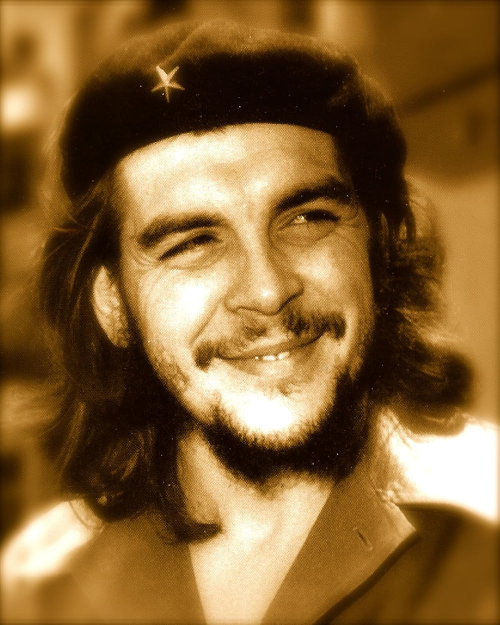
#> input picture Face_recognition/che.jpg, 1000 x 1250 px, found by its file name (shown at 1/2 size)
$ jupyter execute Opencv_basics.ipynb
#> lines starting #> are read from the running program, lines starting #| are printed output that depends on the picture; after the words box and inside, x2 and y2 are one past the last pixel; in counts of white or black regions, pixels touching at a corner belong together
[cell 1]
import cv2
from google.colab import files
from google.colab.patches import cv2_imshow  # Import cv2_imshow for displaying images

# Upload the image
uploaded = files.upload()
#> the answer given: che.jpg

# Load the uploaded image
image_path = next(iter(uploaded))
print(image_path)
img_uploaded = cv2.imread(image_path)
#> img_uploaded is the input picture: shape (1250, 1000, 3); mean B, G, R 52.3, 100.2, 135.6

cv2_imshow(img_uploaded)

# Get the original width and height of the image
height, width = img_uploaded.shape[:2]
#> height = 1250; width = 1000

# Calculate the scale factor for resizing to width 200 while preserving aspect ratio
scale_factor = 300 / width
#> scale_factor = 0.3

# Resize the image
img = cv2.resize(img_uploaded, (int(width * scale_factor), int(height * scale_factor)))

# Display the resized image

# Display the original image
cv2_imshow(img)

# Convert to grayscale
gray = cv2.cvtColor(img, cv2.COLOR_BGR2GRAY)
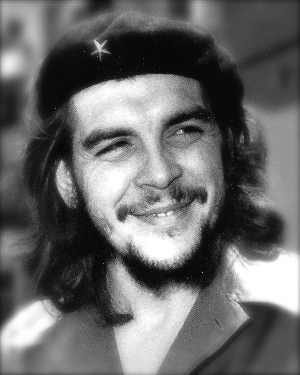
#> gray: shape (375, 300); min 3, max 255, mean 105.2
cv2_imshow(gray)

# Blur
blur = cv2.GaussianBlur(img, (7, 7), cv2.BORDER_DEFAULT)
cv2_imshow(blur)

# Edge Cascade
canny = cv2.Canny(blur, 125, 175)
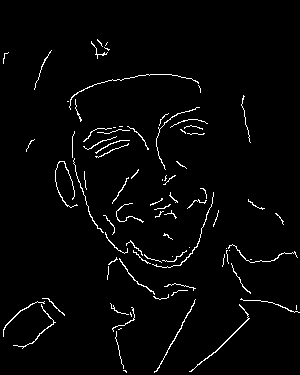
#> canny: shape (375, 300); 2.5% white in thin lines or dots, all inside (x1, y1, x2, y2) = (3, 39, 300, 373)
cv2_imshow(canny)

# Dilating the image
dilated = cv2.dilate(canny, (7, 7), iterations=3)
#> dilated: shape (375, 300); 6.8% white; 45 white regions (3 under 20 px), largest, box (x1, y1, x2, y2) and area: (105, 192, 214, 271) 780, (69, 74, 201, 125) 617, (3, 298, 65, 352) 565
cv2_imshow(dilated)

# Eroding
eroded = cv2.erode(dilated, (7, 7), iterations=3)
#> eroded: shape (375, 300); 2.7% white in thin lines or dots, all inside (x1, y1, x2, y2) = (3, 42, 300, 375)
cv2_imshow(eroded)

# Resize
resized = cv2.resize(img, (100, 100), interpolation=cv2.INTER_CUBIC)
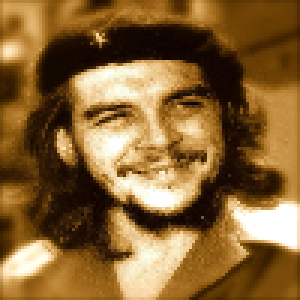
#> resized: shape (100, 100, 3) (shown 3 times larger); mean B, G, R 52.3, 100.3, 135.6
cv2_imshow(resized)

# Cropping
# Crop the region with coordinates (59, 50) and width 60, height 60
x, y, w, h = 59, 50, 60, 60
cropped_img = img[y:y+h, x:x+w]

# Display the cropped image
cv2_imshow(cropped_img)

[cell 2]
import cv2
import numpy as np
from google.colab import files
from google.colab.patches import cv2_imshow  # Import cv2_imshow for displaying images

# Upload the image
uploaded = files.upload()
#> the answer given: peoole.jpg

# Load the uploaded image
image_path = next(iter(uploaded))
print(image_path)

# Read the image
img = cv2.imread(image_path)
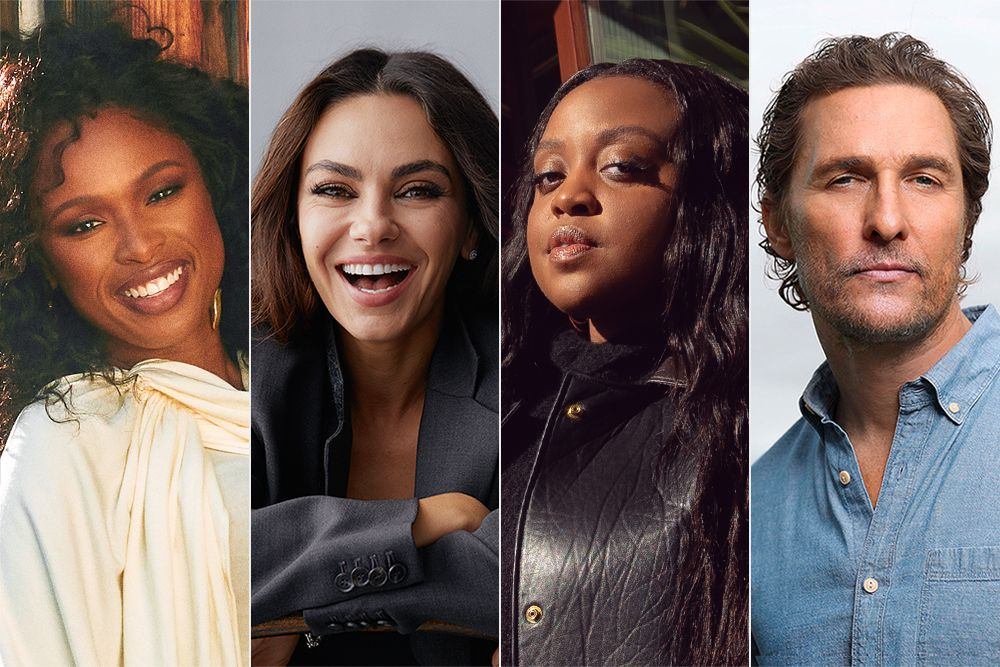
#> input picture Face_recognition/peoole.jpg, 1000 x 667 px, found by its file name
#> img is the input picture: shape (667, 1000, 3); mean B, G, R 93.1, 97, 112.7
cv2_imshow(img)

# Convert the image to grayscale
gray = cv2.cvtColor(img, cv2.COLOR_BGR2GRAY)
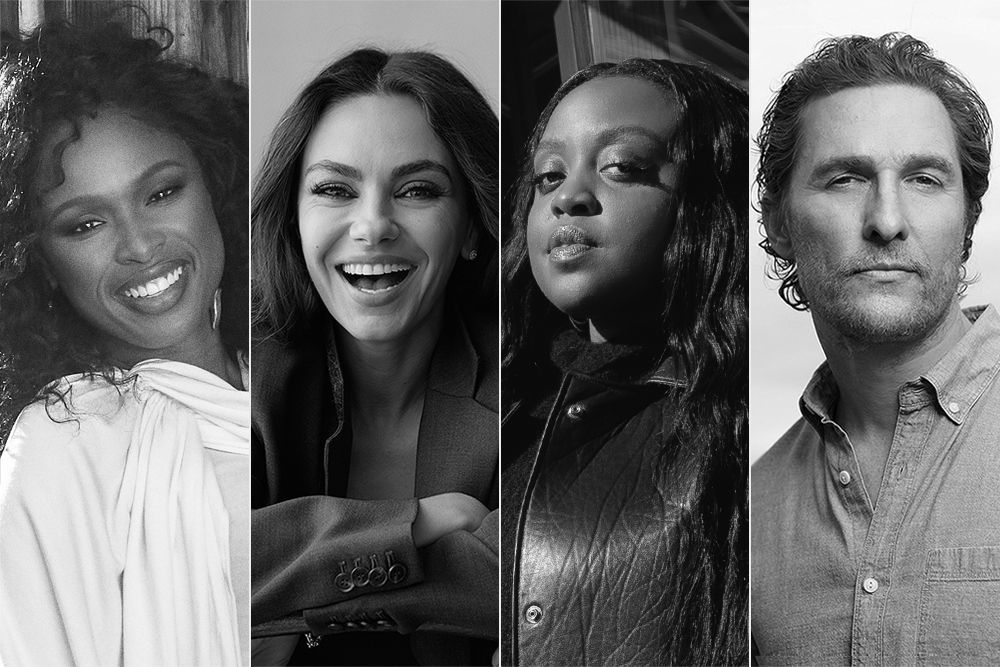
#> gray: shape (667, 1000); min 0, max 255, mean 101.3

# Perform edge detection using Canny
canny = cv2.Canny(gray, 125, 175)
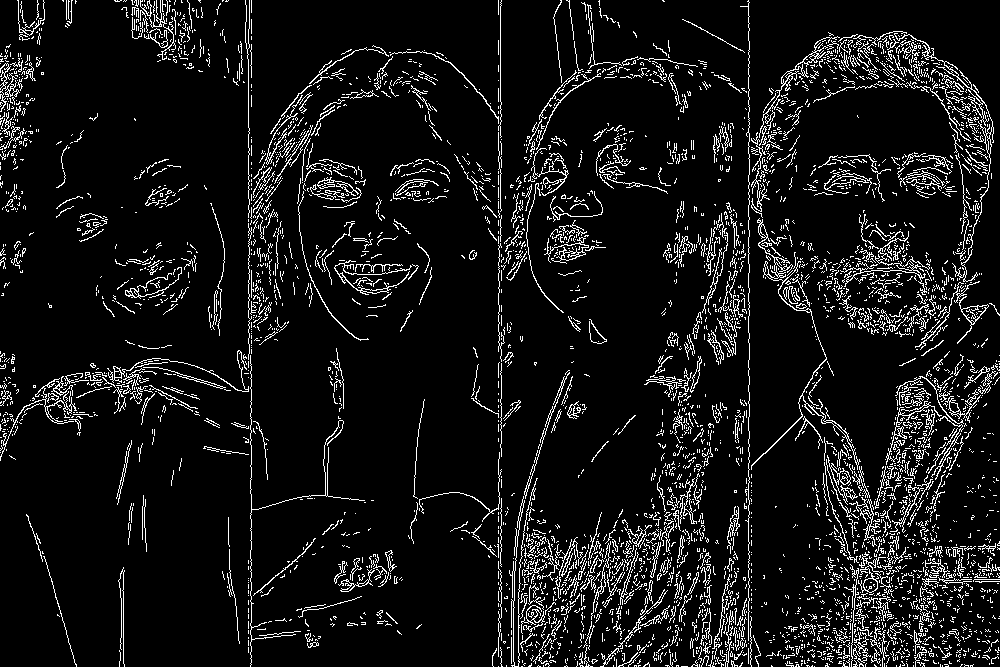
#> canny: shape (667, 1000); 8.3% white in thin lines or dots

# Find contours
contours, hierarchies = cv2.findContours(canny, cv2.RETR_LIST, cv2.CHAIN_APPROX_SIMPLE)
#> contours = 4686 contours, 4514 with area under 20; largest, box (x1, y1, x2, y2) and area: (894, 33, 994, 282) 319, (751, 261, 861, 470) 304, (957, 296, 989, 344) 294, (827, 455, 858, 505) 280, (759, 36, 840, 138) 274
print(f'{len(contours)} contour(s) found!')
#| 4686 contour(s) found!

# Create a blank image to draw contours on
blank = np.zeros_like(img)

# Draw contours on the blank image
cv2.drawContours(blank, contours, -1, (0, 0, 255), 1)
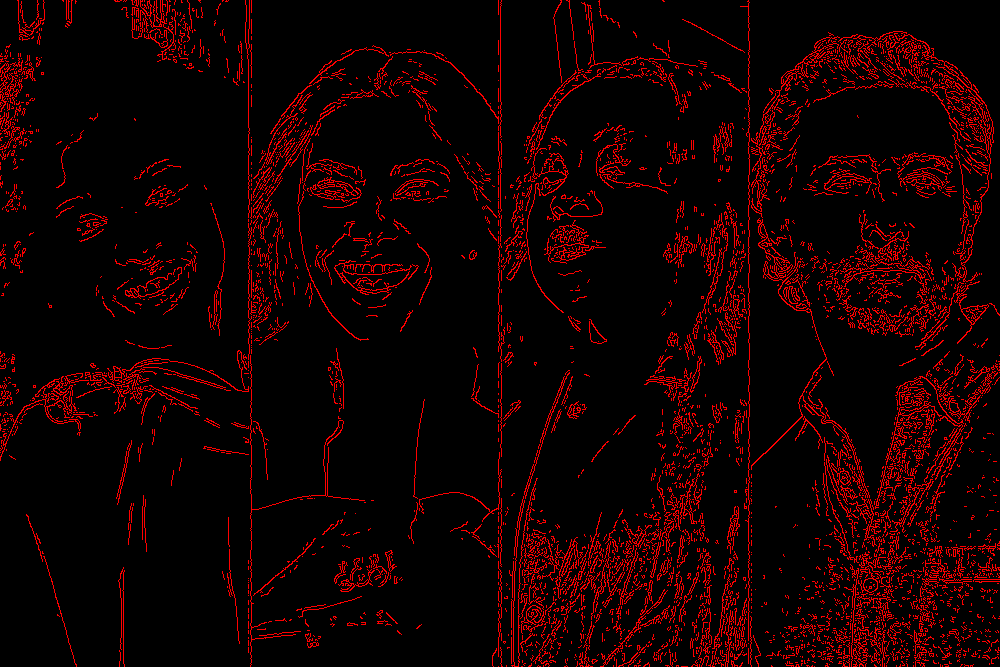
#> blank: shape (667, 1000, 3); mean of channels 0, 1, 2 0, 0, 21.2; drawn as B, G, R
cv2_imshow( blank)

[cell 3]
import cv2 as cv
import numpy as np

blank = np.zeros((500,400,3), dtype='uint8')
cv2_imshow(blank)
print()
# 1. Paint the image a certain colour
blank[100:100, 200:200] = 0,0,255
cv2_imshow(blank)
print()
# 2. Draw a Rectangle
cv.rectangle(blank, (0,0), (blank.shape[1]//2, blank.shape[0]//2), (0,255,0), thickness=-1)
#> blank: shape (500, 400, 3)
cv2_imshow(blank)
print()
# 3. Draw A circle
cv.circle(blank, (blank.shape[1]//2, blank.shape[0]//2), 40, (0,0,255), thickness=-1)
cv2_imshow(blank)
print()
# 4. Draw a line
cv.line(blank, (100,150), (200,300), (255,255,255), thickness=3)
cv2_imshow(blank)
print()
# 5. Write text
position = (50, 350)  # Position where the text will be drawn (x, y)
cv.putText(blank, 'My name is Anura!', position , cv.FONT_HERSHEY_TRIPLEX, 1.0, (255,255,255), 2)
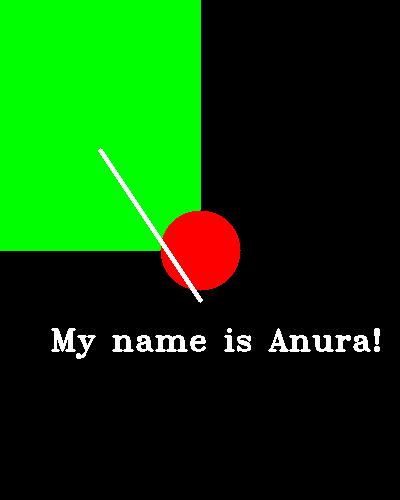
#> blank: shape (500, 400, 3); mean of channels 0, 1, 2 4.7, 66.7, 10.7; drawn as B, G, R
cv2_imshow(blank)

[cell 4]
import cv2
import numpy as np
from google.colab import files
from google.colab.patches import cv2_imshow

# Upload the image
uploaded = files.upload()
#> the answer given: peoole.jpg

# Check if the uploaded dictionary is not empty
if uploaded:
    # Load the uploaded image
    image_path = next(iter(uploaded))
    print(image_path)

    # Read the image
    img = cv2.imread(image_path)

    # Check if the image is loaded successfully
    if img is not None:
        # Display the original image
        cv2_imshow(img)

        # Perform image transformations...

    else:
        print("Error: Unable to load the image.")

else:
    print("Error: No image uploaded.")

[cell 5]
def rotate_image(image, angle):
    # Get image dimensions
#> called with angle = -45
    (height, width) = image.shape[:2]
#> height = 667; width = 1000
    # Calculate the rotation matrix
    rotation_matrix = cv2.getRotationMatrix2D((width / 2, height / 2), angle, 1.0)
    # Apply the rotation to the image
    rotated_image = cv2.warpAffine(image, rotation_matrix, (width, height))
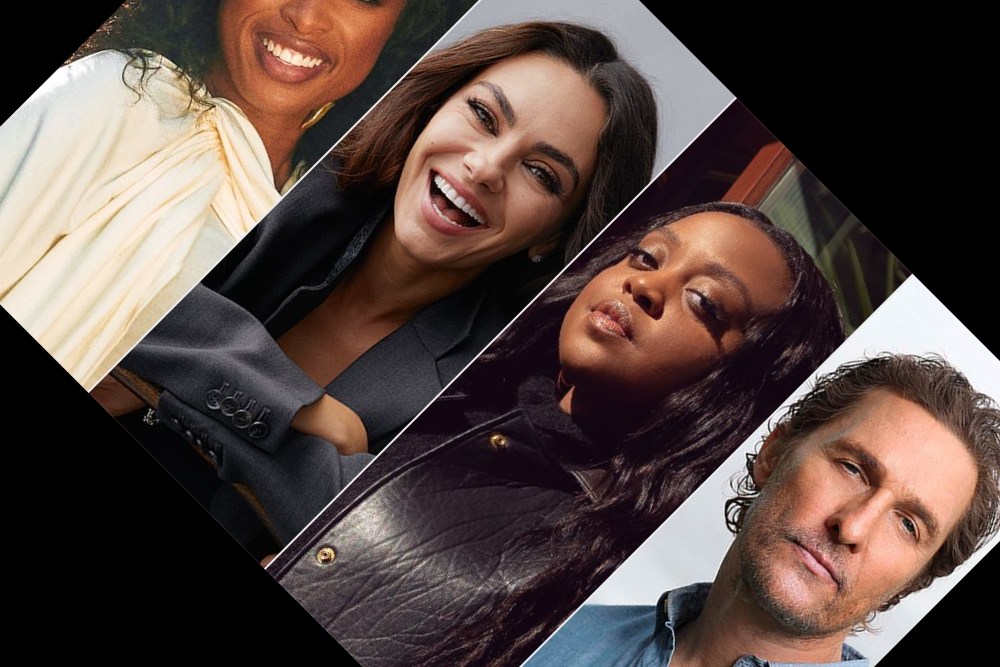
#> rotated_image: shape (667, 1000, 3); mean B, G, R 66.3, 70.8, 86.2
    return rotated_image

# Rotate the image by 45 degrees clockwise
rotated_img = rotate_image(img, -45)
cv2_imshow(rotated_img)

[cell 6]
# Flipping
flip = cv2.flip(rotated_img, -1)
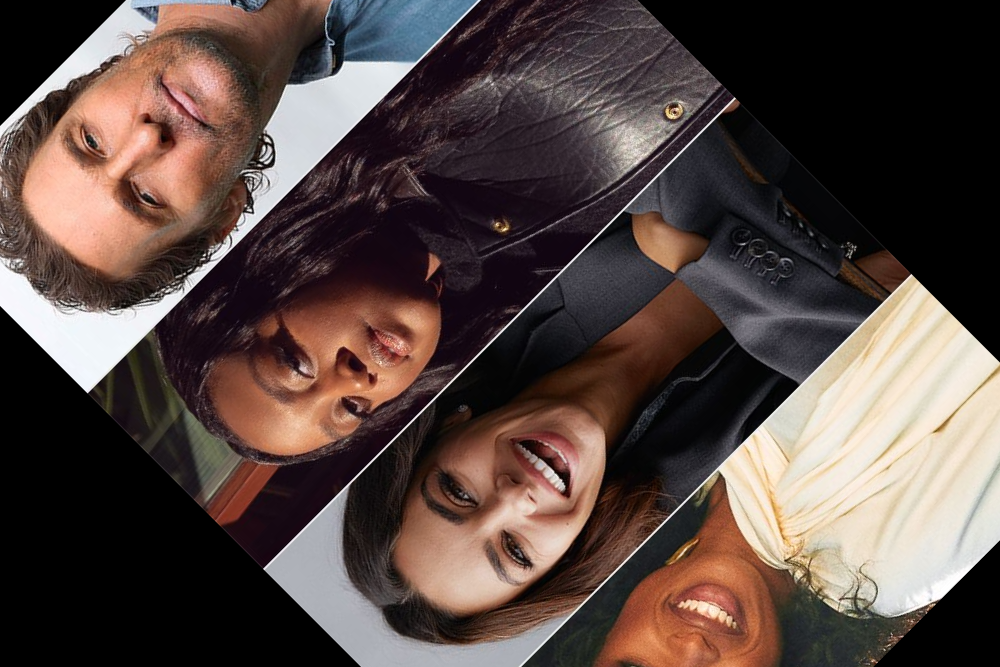
#> flip: shape (667, 1000, 3); mean B, G, R 66.3, 70.8, 86.2
cv2_imshow(flip)
